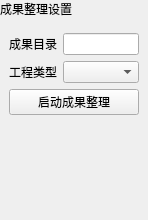
<?xml version='1.0' encoding='utf-8'?>
<ui version="4.0">
 <class>ResultArrangeWidget</class>
 <widget class="QWidget" name="ResultArrangeWidget">
  <property name="geometry">
   <rect>
    <x>0</x>
    <y>0</y>
    <width>148</width>
    <height>220</height>
   </rect>
  </property>
  <property name="windowTitle">
   <string>成果整理</string>
  </property>
  <layout class="QVBoxLayout" name="verticalLayout">
   <property name="leftMargin">
    <number>0</number>
   </property>
   <property name="topMargin">
    <number>0</number>
   </property>
   <property name="rightMargin">
    <number>0</number>
   </property>
   <property name="bottomMargin">
    <number>0</number>
   </property>
   <item>
    <widget class="QLabel" name="pageHeaderLabel">
     <property name="sizePolicy">
      <sizepolicy hsizetype="Preferred" vsizetype="Fixed">
       <horstretch>0</horstretch>
       <verstretch>0</verstretch>
      </sizepolicy>
     </property>
     <property name="text">
      <string>成果整理设置</string>
     </property>
    </widget>
   </item>
   <item>
    <layout class="QVBoxLayout" name="contentLayout">
     <property name="leftMargin">
      <number>9</number>
     </property>
     <property name="topMargin">
      <number>9</number>
     </property>
     <property name="rightMargin">
      <number>9</number>
     </property>
     <property name="bottomMargin">
      <number>9</number>
     </property>
     <property name="spacing">
      <number>6</number>
     </property>
     <item>
      <layout class="QHBoxLayout" name="pathLayout">
       <item>
        <widget class="QLabel" name="pathLabel">
         <property name="text">
          <string>成果目录</string>
         </property>
        </widget>
       </item>
       <item>
        <widget class="QLineEdit" name="dirLineEdit">
         <property name="minimumSize">
          <size>
           <width>10</width>
           <height>0</height>
          </size>
         </property>
        </widget>
       </item>
      </layout>
     </item>
     <item>
      <layout class="QHBoxLayout" name="typeLayout">
       <item>
        <widget class="QLabel" name="typeLabel">
         <property name="sizePolicy">
          <sizepolicy hsizetype="Fixed" vsizetype="Preferred">
           <horstretch>0</horstretch>
           <verstretch>0</verstretch>
          </sizepolicy>
         </property>
         <property name="text">
          <string>工程类型</string>
         </property>
        </widget>
       </item>
       <item>
        <widget class="QComboBox" name="typeComboBox">
         <property name="minimumSize">
          <size>
           <width>10</width>
           <height>0</height>
          </size>
         </property>
        </widget>
       </item>
      </layout>
     </item>
     <item>
      <widget class="QPushButton" name="runButton">
       <property name="text">
        <string>启动成果整理</string>
       </property>
      </widget>
     </item>
     <item>
      <spacer name="verticalSpacer">
       <property name="orientation">
        <enum>Qt::Vertical</enum>
       </property>
       <property name="sizeHint" stdset="0">
        <size>
         <width>20</width>
         <height>40</height>
        </size>
       </property>
      </spacer>
     </item>
    </layout>
   </item>
  </layout>
 </widget>
 <resources />
 <connections />
</ui>
